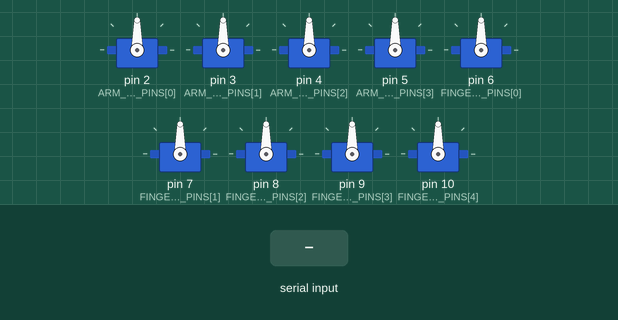
A sketch run on a simulated Arduino Mega 2560, built with avr-gcc and run on an emulated ATmega2560. On the bench: 9 × servo. The test bench sets the inputs (shaded band).

Above: at 1.2 s.
1.3 s: "ARM:\n" received over Serial
At 3.6 s:
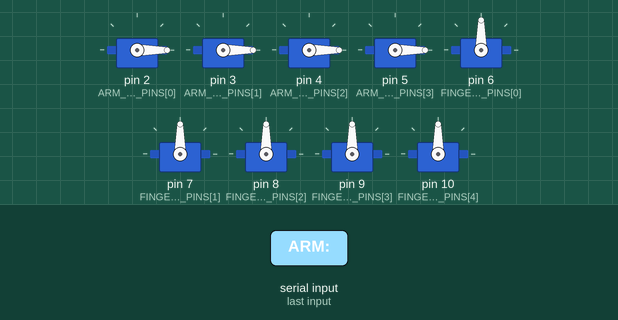
3.9 s: "HAND:\n" received over Serial
At 5.9 s:
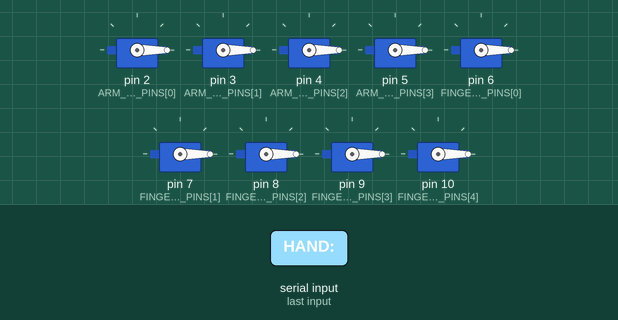
6.5 s: "SPECIAL:JAADUTONA\n" received over Serial
At 6.97 s:
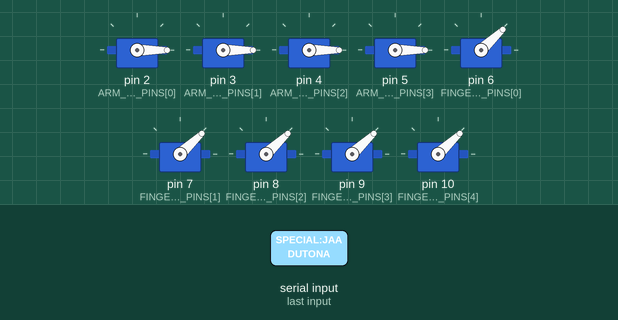
9.5 s: "ARM:90\n" received over Serial
At 12.2 s:
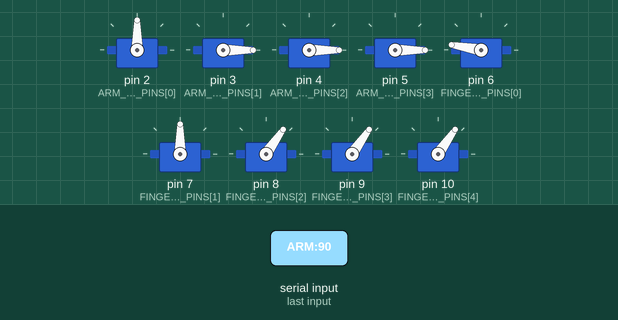
12.5 s: "ARM:,45\n" received over Serial
At 14.1 s:
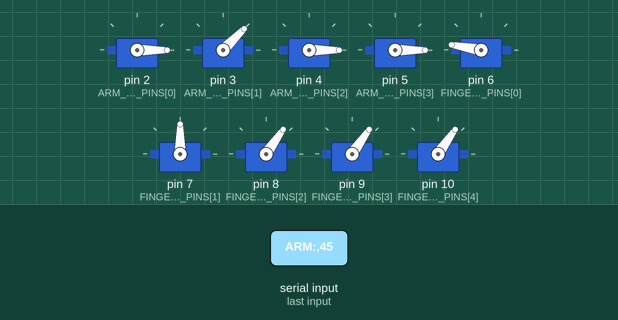
15.0 s: "HAND:90\n" received over Serial
At 16.5 s:
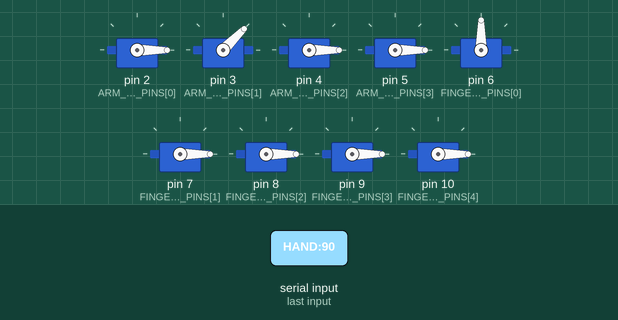
Timing chart, 0 to 18.0 s (numbered marks = the images above; inputs shaded):
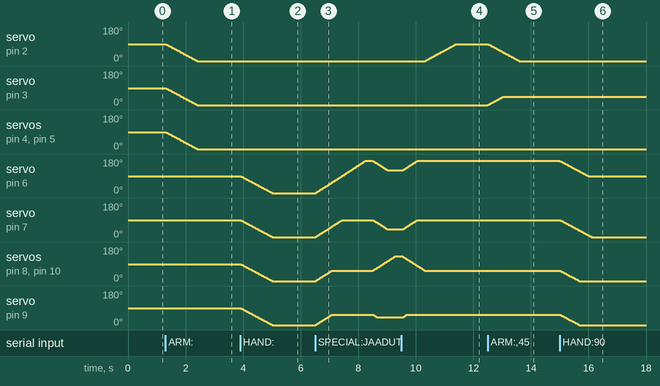

The sketch:

megaArmController.ino
```cpp
#include <Servo.h>

/*
  Flash one copy to the left-arm Mega and one copy to the right-arm Mega.
  The Python runtime now sends commands in these formats:

  ARM:a1,a2,a3,a4
  HAND:f1,f2,f3,f4,f5

  Update the pin arrays below to match your actual wiring on each Mega.
*/

const int ARM_SERVO_PINS[4] = {2, 3, 4, 5};
const int FINGER_SERVO_PINS[5] = {6, 7, 8, 9, 10};

Servo armServos[4];
Servo fingerServos[5];

int currentArm[4] = {90, 90, 90, 90};
int currentFingers[5] = {90, 90, 90, 90, 90};

String incoming;

int nextValue(String &payload, int &cursor) {
  int comma = payload.indexOf(',', cursor);
  String token;
  if (comma == -1) {
    token = payload.substring(cursor);
    cursor = payload.length();
  } else {
    token = payload.substring(cursor, comma);
    cursor = comma + 1;
  }
  token.trim();
  return constrain(token.toInt(), 0, 180);
}

void moveSmooth(Servo *servos, int *currentValues, int *targets, int count, int delayMs) {
  bool changed = true;
  while (changed) {
    changed = false;
    for (int i = 0; i < count; i++) {
      if (currentValues[i] < targets[i]) {
        currentValues[i]++;
        servos[i].write(currentValues[i]);
        changed = true;
      } else if (currentValues[i] > targets[i]) {
        currentValues[i]--;
        servos[i].write(currentValues[i]);
        changed = true;
      }
    }
    delay(delayMs);
  }
}

void handleArm(String payload) {
  int targets[4];
  int cursor = 0;
  for (int i = 0; i < 4; i++) {
    targets[i] = nextValue(payload, cursor);
  }
  moveSmooth(armServos, currentArm, targets, 4, 12);
}

void handleHand(String payload) {
  int targets[5];
  int cursor = 0;
  for (int i = 0; i < 5; i++) {
    targets[i] = nextValue(payload, cursor);
  }
  moveSmooth(fingerServos, currentFingers, targets, 5, 12);
}

void doJaaduTona() {
  int spellA[5] = {170, 90, 55, 55, 55};
  int spellB[5] = {120, 40, 130, 40, 130};
  moveSmooth(fingerServos, currentFingers, spellA, 5, 10);
  delay(250);
  moveSmooth(fingerServos, currentFingers, spellB, 5, 10);
  delay(250);
  moveSmooth(fingerServos, currentFingers, spellA, 5, 10);
}

void setup() {
  Serial.begin(9600);

  for (int i = 0; i < 4; i++) {
    armServos[i].attach(ARM_SERVO_PINS[i]);
    armServos[i].write(currentArm[i]);
  }

  for (int i = 0; i < 5; i++) {
    fingerServos[i].attach(FINGER_SERVO_PINS[i]);
    fingerServos[i].write(currentFingers[i]);
  }
}

void loop() {
  if (Serial.available() <= 0) {
    return;
  }

  incoming = Serial.readStringUntil('\n');
  incoming.trim();

  if (incoming.startsWith("ARM:")) {
    handleArm(incoming.substring(4));
  } else if (incoming.startsWith("HAND:")) {
    handleHand(incoming.substring(5));
  } else if (incoming == "SPECIAL:JAADUTONA") {
    doJaaduTona();
  }
}
```

Measured:
- after the input at 1.3 s, servo on pin 2 (ARM_SERVO_PINS[0]), servo on pin 3 (ARM_SERVO_PINS[1]), servo on pin 4 (ARM_SERVO_PINS[2]), servo on pin 5 (ARM_SERVO_PINS[3]): moves from 90° to 0° over 1.1 s, starting at once
- after the input at 3.9 s, servo on pin 6 (FINGER_SERVO_PINS[0]), servo on pin 7 (FINGER_SERVO_PINS[1]), servo on pin 8 (FINGER_SERVO_PINS[2]), servo on pin 9 (FINGER_SERVO_PINS[3]), servo on pin 10 (FINGER_SERVO_PINS[4]): moves from 90° to 0° over 1.1 s, starting at once
- after the input at 6.5 s, servo on pin 6 (FINGER_SERVO_PINS[0]): rises from 0° to 170° in 1.7 s, then falls to 120° in 0.79 s; servo on pin 7 (FINGER_SERVO_PINS[1]): rises from 0° to 90° in 0.93 s, then falls to 40° in 1.6 s
- after the input at 9.5 s, servo on pin 2 (ARM_SERVO_PINS[0]): moves from 0° to 90° over 1.1 s, starting after 0.84 s
- after the input at 12.5 s, servo on pin 2 (ARM_SERVO_PINS[0]): moves from 90° to 0° over 1.1 s, starting at once; servo on pin 3 (ARM_SERVO_PINS[1]): moves from 0° to 45° over 0.54 s, starting at once
- after the input at 15.0 s, servo on pin 6 (FINGER_SERVO_PINS[0]): moves from 170° to 90° over 0.98 s, starting at once; servo on pin 7 (FINGER_SERVO_PINS[1]): moves from 90° to 0° over 1.1 s, starting at once
